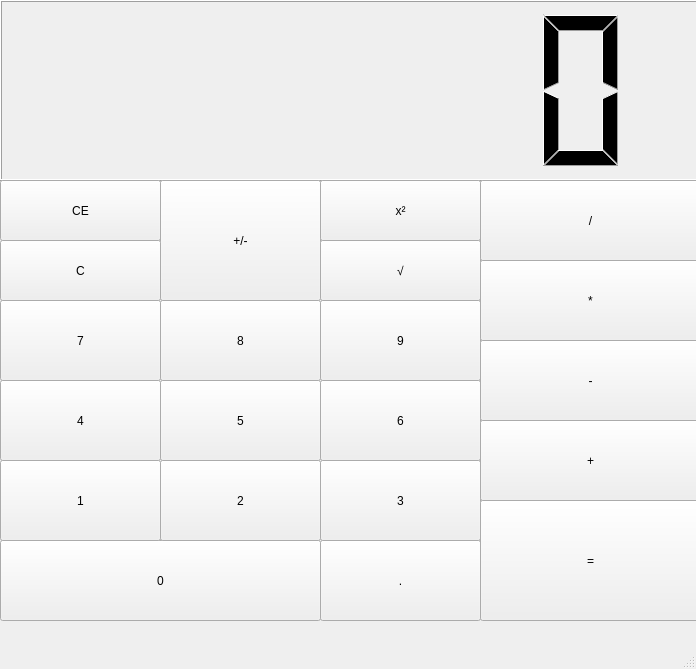
<?xml version="1.0" encoding="UTF-8"?>
<ui version="4.0">
 <class>MainWindow</class>
 <widget class="QMainWindow" name="MainWindow">
  <property name="geometry">
   <rect>
    <x>0</x>
    <y>0</y>
    <width>696</width>
    <height>669</height>
   </rect>
  </property>
  <property name="windowTitle">
   <string>MainWindow</string>
  </property>
  <widget class="QWidget" name="centralwidget">
   <widget class="QLCDNumber" name="lcdNumber">
    <property name="geometry">
     <rect>
      <x>0</x>
      <y>0</y>
      <width>801</width>
      <height>181</height>
     </rect>
    </property>
   </widget>
   <widget class="QPushButton" name="pushButton_9">
    <property name="geometry">
     <rect>
      <x>320</x>
      <y>300</y>
      <width>161</width>
      <height>81</height>
     </rect>
    </property>
    <property name="text">
     <string>9</string>
    </property>
    <attribute name="buttonGroup">
     <string notr="true">nums</string>
    </attribute>
   </widget>
   <widget class="QPushButton" name="pushButton_ce">
    <property name="geometry">
     <rect>
      <x>0</x>
      <y>180</y>
      <width>161</width>
      <height>61</height>
     </rect>
    </property>
    <property name="text">
     <string>CE</string>
    </property>
    <attribute name="buttonGroup">
     <string notr="true">operators</string>
    </attribute>
   </widget>
   <widget class="QPushButton" name="pushButton_6">
    <property name="geometry">
     <rect>
      <x>320</x>
      <y>380</y>
      <width>161</width>
      <height>81</height>
     </rect>
    </property>
    <property name="text">
     <string>6</string>
    </property>
    <attribute name="buttonGroup">
     <string notr="true">nums</string>
    </attribute>
   </widget>
   <widget class="QPushButton" name="pushButton_7">
    <property name="geometry">
     <rect>
      <x>0</x>
      <y>300</y>
      <width>161</width>
      <height>81</height>
     </rect>
    </property>
    <property name="text">
     <string>7</string>
    </property>
    <attribute name="buttonGroup">
     <string notr="true">nums</string>
    </attribute>
   </widget>
   <widget class="QPushButton" name="pushButton_8">
    <property name="geometry">
     <rect>
      <x>160</x>
      <y>300</y>
      <width>161</width>
      <height>81</height>
     </rect>
    </property>
    <property name="text">
     <string>8</string>
    </property>
    <attribute name="buttonGroup">
     <string notr="true">nums</string>
    </attribute>
   </widget>
   <widget class="QPushButton" name="pushButton_3">
    <property name="geometry">
     <rect>
      <x>320</x>
      <y>460</y>
      <width>161</width>
      <height>81</height>
     </rect>
    </property>
    <property name="text">
     <string>3</string>
    </property>
    <attribute name="buttonGroup">
     <string notr="true">nums</string>
    </attribute>
   </widget>
   <widget class="QPushButton" name="pushButton_4">
    <property name="geometry">
     <rect>
      <x>0</x>
      <y>380</y>
      <width>161</width>
      <height>81</height>
     </rect>
    </property>
    <property name="text">
     <string>4</string>
    </property>
    <attribute name="buttonGroup">
     <string notr="true">nums</string>
    </attribute>
   </widget>
   <widget class="QPushButton" name="pushButton_5">
    <property name="geometry">
     <rect>
      <x>160</x>
      <y>380</y>
      <width>161</width>
      <height>81</height>
     </rect>
    </property>
    <property name="text">
     <string>5</string>
    </property>
    <attribute name="buttonGroup">
     <string notr="true">nums</string>
    </attribute>
   </widget>
   <widget class="QPushButton" name="pushButton_0">
    <property name="geometry">
     <rect>
      <x>0</x>
      <y>540</y>
      <width>321</width>
      <height>81</height>
     </rect>
    </property>
    <property name="text">
     <string>0</string>
    </property>
    <attribute name="buttonGroup">
     <string notr="true">nums</string>
    </attribute>
   </widget>
   <widget class="QPushButton" name="pushButton_1">
    <property name="geometry">
     <rect>
      <x>0</x>
      <y>460</y>
      <width>161</width>
      <height>81</height>
     </rect>
    </property>
    <property name="text">
     <string>1</string>
    </property>
    <attribute name="buttonGroup">
     <string notr="true">nums</string>
    </attribute>
   </widget>
   <widget class="QPushButton" name="pushButton_2">
    <property name="geometry">
     <rect>
      <x>160</x>
      <y>460</y>
      <width>161</width>
      <height>81</height>
     </rect>
    </property>
    <property name="text">
     <string>2</string>
    </property>
    <attribute name="buttonGroup">
     <string notr="true">nums</string>
    </attribute>
   </widget>
   <widget class="QPushButton" name="pushButton_plusminus">
    <property name="geometry">
     <rect>
      <x>160</x>
      <y>180</y>
      <width>161</width>
      <height>121</height>
     </rect>
    </property>
    <property name="text">
     <string>+/-</string>
    </property>
    <attribute name="buttonGroup">
     <string notr="true">others</string>
    </attribute>
   </widget>
   <widget class="QPushButton" name="pushButton_comma">
    <property name="geometry">
     <rect>
      <x>320</x>
      <y>540</y>
      <width>161</width>
      <height>81</height>
     </rect>
    </property>
    <property name="text">
     <string>.</string>
    </property>
    <attribute name="buttonGroup">
     <string notr="true">others</string>
    </attribute>
   </widget>
   <widget class="QPushButton" name="pushButton_c">
    <property name="geometry">
     <rect>
      <x>0</x>
      <y>240</y>
      <width>161</width>
      <height>61</height>
     </rect>
    </property>
    <property name="text">
     <string>C</string>
    </property>
    <attribute name="buttonGroup">
     <string notr="true">operators</string>
    </attribute>
   </widget>
   <widget class="QPushButton" name="pushButton_square">
    <property name="geometry">
     <rect>
      <x>320</x>
      <y>180</y>
      <width>161</width>
      <height>61</height>
     </rect>
    </property>
    <property name="text">
     <string>x²</string>
    </property>
    <attribute name="buttonGroup">
     <string notr="true">others</string>
    </attribute>
   </widget>
   <widget class="QPushButton" name="pushButton_root">
    <property name="geometry">
     <rect>
      <x>320</x>
      <y>240</y>
      <width>161</width>
      <height>61</height>
     </rect>
    </property>
    <property name="text">
     <string>√</string>
    </property>
    <attribute name="buttonGroup">
     <string notr="true">others</string>
    </attribute>
   </widget>
   <widget class="QPushButton" name="pushButton_div">
    <property name="geometry">
     <rect>
      <x>480</x>
      <y>180</y>
      <width>221</width>
      <height>81</height>
     </rect>
    </property>
    <property name="text">
     <string>/</string>
    </property>
    <attribute name="buttonGroup">
     <string notr="true">operators</string>
    </attribute>
   </widget>
   <widget class="QPushButton" name="pushButton_pro">
    <property name="geometry">
     <rect>
      <x>480</x>
      <y>260</y>
      <width>221</width>
      <height>81</height>
     </rect>
    </property>
    <property name="text">
     <string>*</string>
    </property>
    <attribute name="buttonGroup">
     <string notr="true">operators</string>
    </attribute>
   </widget>
   <widget class="QPushButton" name="pushButton_sub">
    <property name="geometry">
     <rect>
      <x>480</x>
      <y>340</y>
      <width>221</width>
      <height>81</height>
     </rect>
    </property>
    <property name="text">
     <string>-</string>
    </property>
    <attribute name="buttonGroup">
     <string notr="true">operators</string>
    </attribute>
   </widget>
   <widget class="QPushButton" name="pushButton_add">
    <property name="geometry">
     <rect>
      <x>480</x>
      <y>420</y>
      <width>221</width>
      <height>81</height>
     </rect>
    </property>
    <property name="text">
     <string>+</string>
    </property>
    <attribute name="buttonGroup">
     <string notr="true">operators</string>
    </attribute>
   </widget>
   <widget class="QPushButton" name="pushButton_equal">
    <property name="geometry">
     <rect>
      <x>480</x>
      <y>500</y>
      <width>221</width>
      <height>121</height>
     </rect>
    </property>
    <property name="text">
     <string>=</string>
    </property>
    <attribute name="buttonGroup">
     <string notr="true">operators</string>
    </attribute>
   </widget>
  </widget>
  <widget class="QMenuBar" name="menubar">
   <property name="geometry">
    <rect>
     <x>0</x>
     <y>0</y>
     <width>696</width>
     <height>26</height>
    </rect>
   </property>
  </widget>
  <widget class="QStatusBar" name="statusbar"/>
 </widget>
 <resources/>
 <connections/>
 <buttongroups>
  <buttongroup name="nums"/>
  <buttongroup name="operators"/>
  <buttongroup name="others"/>
 </buttongroups>
</ui>
